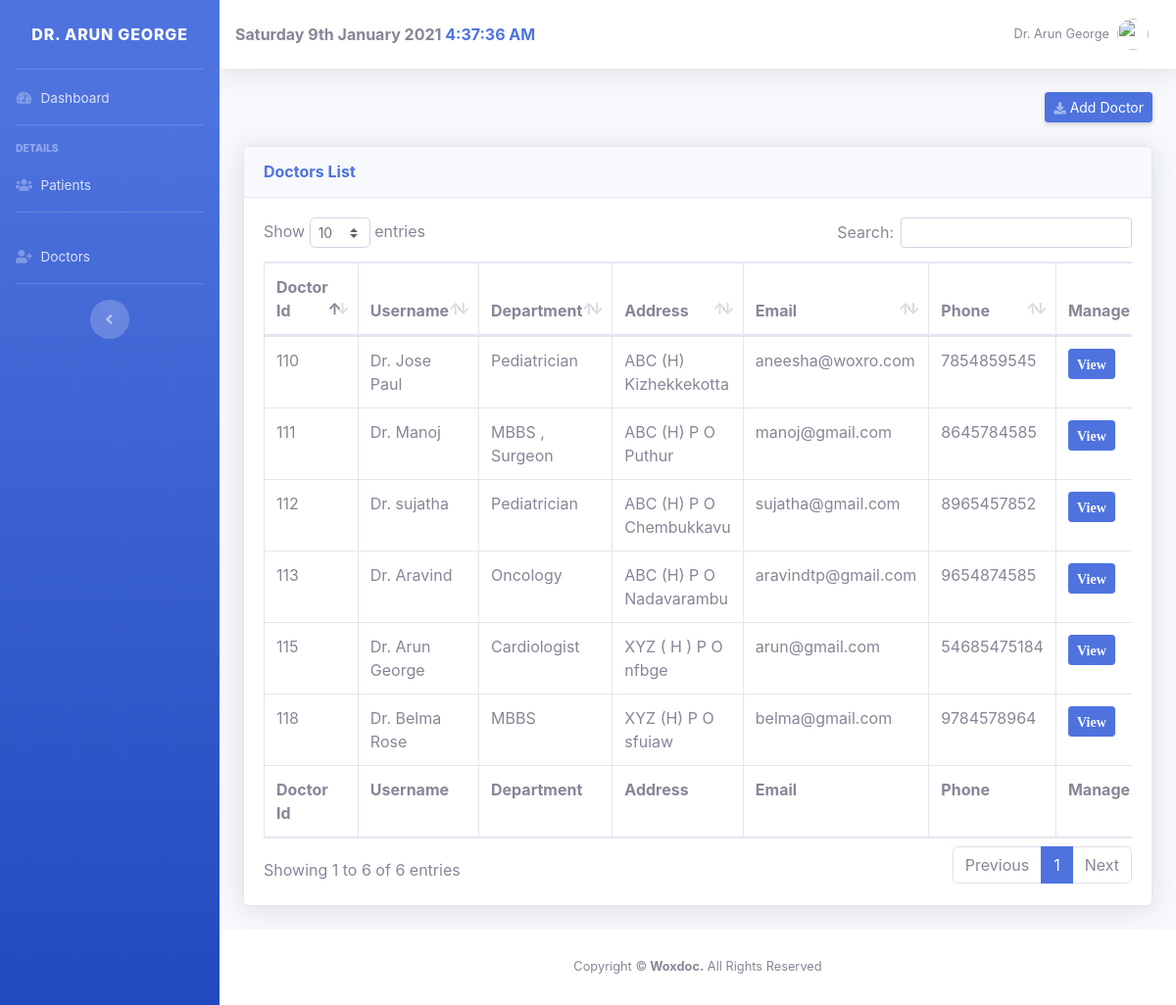
The app's page /admin/doctorsList.php (signed in) with its own data.
### tables this page shows
CREATE TABLE `users` (
  `id` int(11) NOT NULL,
  `username` varchar(20) NOT NULL,
  `email` varchar(50) NOT NULL,
  `password` varchar(100) NOT NULL,
  `address` varchar(255) NOT NULL,
  `phone` varchar(20) NOT NULL,
  `department` varchar(255) NOT NULL,
  `usertype` varchar(255) DEFAULT NULL
);

### admin/doctorsList.php (the view, shortened to what this page needs)
	<!DOCTYPE html>
<html lang="en">
<head>
  <link href="../vendor/fontawesome-free/css/all.min.css" rel="stylesheet" type="text/css">
  <link href="../css/sb-admin-2.min.css" rel="stylesheet">
  <link href="../vendor/datatables/dataTables.bootstrap4.min.css" rel="stylesheet">
</head>
<body id="page-top" onload=display_c();>
<?php include 'header.php';?>
        <div class="container-fluid">
		<div class="d-sm-flex align-items-center justify-content-between mb-4">
            <a class="d-none d-sm-inline-block btn btn-sm btn-primary shadow-sm" href="register.php" ><i class="fas fa-download fa-sm text-white-50"></i> Add Doctor</a>
          </div>
          <div class="card shadow mb-4">
            <div class="card-header py-3">
              <h6 class="m-0 font-weight-bold text-primary">Doctors List</h6>
            </div>
			<?php
require_once '../config.php';
$query = "SELECT  * FROM users ";
$result = mysqli_query($link,$query);
				if ($result->num_rows > 0) {
				echo('
            <div class="card-body">
              <div class="table-responsive">
                <table class="table table-bordered table-hover" id="dataTable" width="100%" cellspacing="0">
                  <thead>
                    <tr>
					  <th>Doctor Id</th>
                      <th>Username</th>
                      <th>Department</th>
                      <th>Address</th>
                      <th>Email</th>
                      <th>Phone</th>
                      <th>Manage</th>
                    </tr>
                  </thead>
                  <tfoot>
                    <tr>
                    <th>Doctor Id</th>
                    <th>Username</th>
                    <th>Department</th>
                    <th>Address</th>
                    <th>Email</th>
                    <th>Phone</th>
                    <th>Manage</th>
                    </tr>
                  </tfoot>
                  <tbody>');
while($row = $result->fetch_assoc())
	{
		$username 	= $row["username"];
		$email  	= $row["email"];
		$address     	= $row["address"];
		$phone     	= $row["phone"];
		$department   	= $row["department"];
        $doctor_id=$row['id'];
?>
                    <tr>
                      <td><?php echo $doctor_id; ?></td>
                      <td><?php echo $username; ?></td>
                      <td><?php echo $department; ?></td>
                      <td><?php echo $address; ?></td>
                      <td><?php echo $email; ?></td>
                      <td><?php echo $phone; ?></td>
					 <td>
                      <a href="doctorDashboard.php?id=<?php echo $doctor_id ?>" class="btn btn-primary btn-sm text-light " ><i class="fa fa-pencil" aria-hidden="true">View</i></a>
                    </td>
                    </tr>
	<?php
	}
	echo("
					</tbody>
                </table>
              </div>
            </div>");
	}
	else
	{
	    echo("No records");
	}
?>
          </div>
        </div>
      </div>
		<?php include 'footer.php';?>
    </div>
  </div>
</body>
</html>

### records on screen
users: id "115", username "Dr. Arun George", department "Cardiologist", address "XYZ ( H ) P O nfbge", email "arun@gmail.com", phone "54685475184"
users: id "118", username "Dr. Belma Rose", department "MBBS", address "XYZ (H) P O sfuiaw", email "belma@gmail.com", phone "9784578964"
users: id "111", username "Dr. Manoj", department "MBBS , Surgeon", address "ABC (H) P O Puthur", email "manoj@gmail.com", phone "8645784585"
users: id "112", username "Dr. sujatha", department "Pediatrician", address "ABC (H) P O Chembukkavu", email "sujatha@gmail.com", phone "8965457852"
users: id "110", username "Dr. Jose Paul", department "Pediatrician", address "ABC (H) Kizhekkekotta", email "aneesha@woxro.com", phone "7854859545"
users: id "113", username "Dr. Aravind", department "Oncology", address "ABC (H) P O Nadavarambu", email "aravindtp@gmail.com", phone "9654874585"

### other values on screen
$_SESSION["username"] "DR. ARUN GEORGE"
$_SESSION["username"] "Dr. Arun George"
